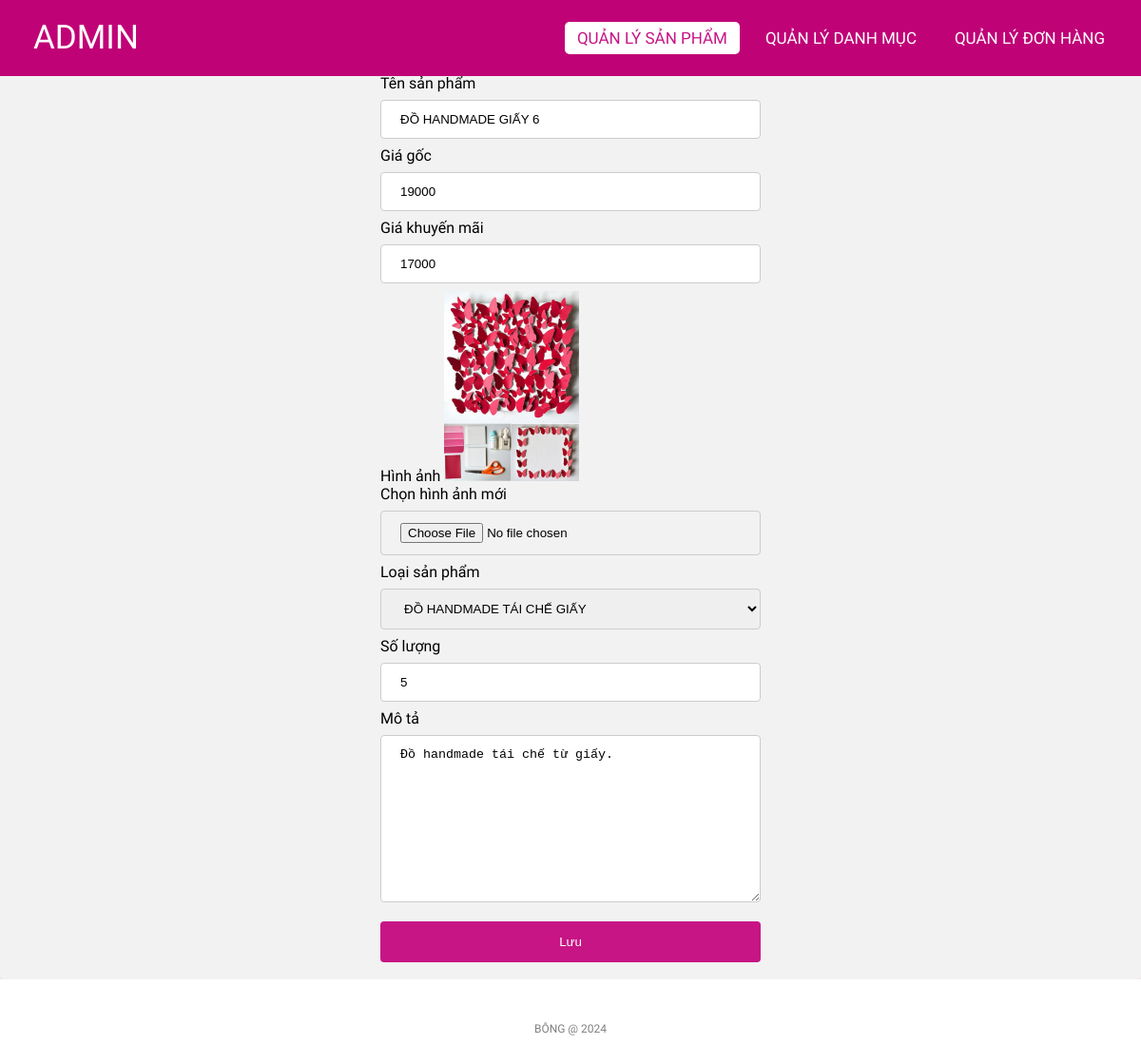
The page /admin/edit_product.php?id=18 (signed in) on the database its author committed.
### tables this page shows
CREATE TABLE `products` (
  `id` int(11) NOT NULL,
  `name` varchar(255) NOT NULL,
  `originalPrice` decimal(10,0) NOT NULL,
  `promotionPrice` decimal(10,0) NOT NULL,
  `image` varchar(50) NOT NULL,
  `createdBy` int(11) NOT NULL,
  `createdDate` date NOT NULL,
  `cateId` int(11) NOT NULL,
  `qty` int(11) NOT NULL,
  `des` varchar(1000) NOT NULL,
  `status` tinyint(1) NOT NULL,
  `soldCount` int(11) NOT NULL
);

### lib/database.php (called while the page is built, shortened)
<?php
class Database extends PDO
{
  public $host   = DB_HOST;
  public $user   = DB_USER;
  public $pass   = DB_PASS;
  public $dbname = DB_NAME;
  public $link;
  private function connectDB()
  {
    $this->link = new mysqli(
      $this->host,
      $this->user,
      $this->pass,
      $this->dbname
    );
  }
  public function select($query)
  {
    $result = $this->link->query($query);
    if ($result->num_rows > 0) {
      return $result;
    } else {
      return false;
    }
  }
}

### classes/product.php (called while the page is built, shortened)
<?php
$filepath = realpath(dirname(__FILE__));
include_once($filepath . '/../lib/database.php');
?>
<?php
class product
{
    private $db;
    public function __construct()
    {
        $this->db = new Database();
    }
    public function getProductbyIdAdmin($id)
    {
        $query = "SELECT * FROM products where id = '$id'";
        $result = $this->db->select($query);
        return $result;
    }
}
?>

### classes/categories.php (called while the page is built, shortened)
<?php
$filepath = realpath(dirname(__FILE__));
include_once($filepath . '/../lib/database.php');
?>
<?php
class categories
{
    private $db;
    public function __construct()
    {
        $this->db = new Database();
    }
    public function getAll()
    {
        $query = "SELECT * FROM categories WHERE status = 1";
        $result_mysqli = $this->db->select($query);
        if ($result_mysqli) {
            $result = mysqli_fetch_all($result_mysqli, MYSQLI_ASSOC);
            return $result;
        }
        return false;
    }
}
?>

### admin/edit_product.php (the view, shortened to what this page needs)
<?php
include '../classes/product.php';
include '../classes/categories.php';
$role_id = Session::get('role_id');
if ($role_id == 1) {
    $product = new product();
    $productUpdate = mysqli_fetch_assoc($product->getProductbyIdAdmin($_GET['id']));
} else {
    header("Location:../index.php");
}
$category = new categories();
$categoriesList = $category->getAll();
?>
<!DOCTYPE html>
<html lang="en">
<head>
    <link rel="stylesheet" href="css/style.css">
    <link rel="stylesheet" href="https://cdnjs.cloudflare.com/ajax/libs/font-awesome/5.15.4/css/all.min.css">
</head>
<body>
    <nav>
        <label class="logo">ADMIN</label>
        <ul>
            <li><a href="productlist.php" class="active">Quản lý Sản phẩm</a></li>
            <li><a href="categoriesList.php">Quản lý Danh mục</a></li>
            <li><a href="orderlist.php">Quản lý Đơn hàng</a></li>
        </ul>
    </nav>
    <div class="title">
        <h1>Chỉnh sửa sản phẩm</h1>
    </div>
    <div class="container">
        <div class="form-add">
            <form action="edit_product.php?id=<?= $productUpdate['id'] ?>" method="post" enctype="multipart/form-data">
                <label for="name">Tên sản phẩm</label>
                <input type="text" id="name" name="name" placeholder="Tên sản phẩm.." value="<?= $productUpdate['name'] ?>">
                <label for="originalPrice">Giá gốc</label>
                <input type="number" id="originalPrice" name="originalPrice" value="<?= $productUpdate['originalPrice'] ?>">
                <label for="promotionPrice">Giá khuyến mãi</label>
                <input type="number" id="promotionPrice" name="promotionPrice" value="<?= $productUpdate['promotionPrice'] ?>">
                <label for="image">Hình ảnh</label>
                <img src="uploads/<?= $productUpdate['image'] ?>" style="height: 200px;" id="image"> <br>
                <label for="imageNew">Chọn hình ảnh mới</label>
                <input type="file" id="imageNew" name="image">
                <label for="cateId">Loại sản phẩm</label>
                <select id="cateId" name="cateId">
                    <?php foreach ($categoriesList as $key => $value) {
                        if ($value['id'] == $productUpdate['cateId']) { ?>
                            <option selected value="<?= $value['id'] ?>"><?= $value['name'] ?></option>
                        <?php  } else { ?>
                            <option value="<?= $value['id'] ?>"><?= $value['name'] ?></option>
                        <?php   } ?>
                    <?php } ?>
                </select>
                <label for="qty">Số lượng</label>
                <input type="number" id="qty" name="qty" value="<?= $productUpdate['qty'] ?>">
                <label for="des">Mô tả</label>
                <textarea name="des" id="des" cols="30" rows="10"><?= $productUpdate['des'] ?></textarea>
                <input type="submit" value="Lưu" name="submit">
            </form>
        </div>
    </div>
    <footer>
        <p class="copyright">BÔNG @ 2024</p>
    </footer>
</body>
</html>

### admin/css/style.css (style rules this page uses)
* { padding: 0; margin: 0; text-decoration: none; list-style: none; box-sizing: border-box; }
body { font-family: Mitr; background: rgb(240, 234, 234); }
nav { top: 0; position: fixed; background: #c00277; height: 80px; width: 100%; }
label.logo { color: white; font-size: 35px; line-height: 80px; padding: 0 35px; }
nav ul { float: right; margin-right: 20px; }
nav ul li { display: inline-block; line-height: 80px; margin: 0 5px; }
nav ul li a { color: white; font-size: 17px; padding: 7px 13px; border-radius: 3px; text-transform: uppercase; border-radius: 5px; transition: 0.5s; }
.active, a:hover { background-color: white; color: mediumvioletred; }
.container { margin-top: 30px; height: auto; }
.title { background-color: white; }
footer { padding: 30px 0; background-color:white; }
footer .copyright { margin-top: 15px; text-align: center; font-size: 12px; color: gray; }
.form-add { border-radius: 5px; background-color: #f2f2f2; padding: 10px 400px; }
input[type=text], input[type=file], input[type=number], textarea, select { width: 100%; padding: 12px 20px; margin: 8px 0; display: inline-block; border: 1px solid #ccc; border-radius: 4px; box-sizing: border-box; }
input[type=submit] { width: 100%; background-color: mediumvioletred; color: white; padding: 14px 20px; margin: 8px 0; border: none; border-radius: 4px; cursor: pointer; }

### rows shown on the page
products: name "ĐỒ HANDMADE GIẤY 6", originalPrice "19000", promotionPrice "17000", image (picture), qty "5", des "Đồ handmade tái chế từ giấy."

### other values the page prints
form field cateId "ĐỒ HANDMADE TÁI CHẾ GIẤY"
